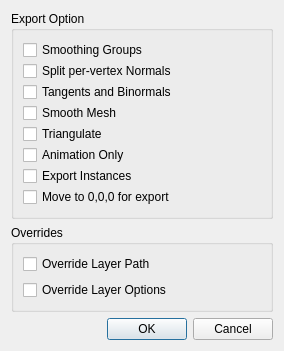
<?xml version="1.0" encoding="UTF-8"?>
<ui version="4.0">
 <class>lst_select</class>
 <widget class="QDialog" name="lst_select">
  <property name="geometry">
   <rect>
    <x>0</x>
    <y>0</y>
    <width>284</width>
    <height>308</height>
   </rect>
  </property>
  <property name="sizePolicy">
   <sizepolicy hsizetype="Minimum" vsizetype="Minimum">
    <horstretch>0</horstretch>
    <verstretch>0</verstretch>
   </sizepolicy>
  </property>
  <property name="windowTitle">
   <string>Model Export Options</string>
  </property>
  <layout class="QVBoxLayout" name="verticalLayout_5">
   <item>
    <layout class="QVBoxLayout" name="verticalLayout_2">
     <property name="sizeConstraint">
      <enum>QLayout::SetDefaultConstraint</enum>
     </property>
     <item>
      <widget class="QGroupBox" name="groupBox">
       <property name="sizePolicy">
        <sizepolicy hsizetype="Minimum" vsizetype="Minimum">
         <horstretch>0</horstretch>
         <verstretch>0</verstretch>
        </sizepolicy>
       </property>
       <property name="title">
        <string>Export Option</string>
       </property>
       <layout class="QVBoxLayout" name="verticalLayout_4">
        <item>
         <layout class="QVBoxLayout" name="verticalLayout_3">
          <property name="spacing">
           <number>1</number>
          </property>
          <property name="sizeConstraint">
           <enum>QLayout::SetFixedSize</enum>
          </property>
          <item>
           <widget class="QCheckBox" name="ckb_fbx_export_smoothing_groups">
            <property name="text">
             <string>Smoothing Groups</string>
            </property>
           </widget>
          </item>
          <item>
           <widget class="QCheckBox" name="ckb_fbx_export_split_normals">
            <property name="text">
             <string>Split per-vertex Normals</string>
            </property>
           </widget>
          </item>
          <item>
           <widget class="QCheckBox" name="ckb_fbx_export_tangents">
            <property name="text">
             <string>Tangents and Binormals</string>
            </property>
           </widget>
          </item>
          <item>
           <widget class="QCheckBox" name="ckb_fbx_export_smooth_mesh">
            <property name="text">
             <string>Smooth Mesh</string>
            </property>
           </widget>
          </item>
          <item>
           <widget class="QCheckBox" name="ckb_fbx_export_triangulate">
            <property name="text">
             <string>Triangulate</string>
            </property>
           </widget>
          </item>
          <item>
           <widget class="QCheckBox" name="ckb_fbx_export_animation_only">
            <property name="text">
             <string>Animation Only</string>
            </property>
           </widget>
          </item>
          <item>
           <widget class="QCheckBox" name="ckb_fbx_export_instances">
            <property name="text">
             <string>Export Instances</string>
            </property>
           </widget>
          </item>
          <item>
           <widget class="QCheckBox" name="ckb_fbx_export_zero">
            <property name="text">
             <string>Move to 0,0,0 for export</string>
            </property>
           </widget>
          </item>
         </layout>
        </item>
       </layout>
      </widget>
     </item>
     <item>
      <widget class="QGroupBox" name="groupBox_2">
       <property name="title">
        <string>Overrides</string>
       </property>
       <layout class="QVBoxLayout" name="verticalLayout">
        <item>
         <widget class="QCheckBox" name="ckb_fbx_export_override_path">
          <property name="text">
           <string>Override Layer Path</string>
          </property>
         </widget>
        </item>
        <item>
         <widget class="QCheckBox" name="ckb_fbx_export_override_options">
          <property name="text">
           <string>Override Layer Options</string>
          </property>
         </widget>
        </item>
       </layout>
      </widget>
     </item>
     <item>
      <layout class="QHBoxLayout" name="horizontalLayout">
       <property name="sizeConstraint">
        <enum>QLayout::SetDefaultConstraint</enum>
       </property>
       <item>
        <spacer name="horizontalSpacer">
         <property name="orientation">
          <enum>Qt::Horizontal</enum>
         </property>
         <property name="sizeHint" stdset="0">
          <size>
           <width>40</width>
           <height>20</height>
          </size>
         </property>
        </spacer>
       </item>
       <item>
        <widget class="QPushButton" name="btn_ok">
         <property name="text">
          <string>OK</string>
         </property>
        </widget>
       </item>
       <item>
        <widget class="QPushButton" name="btn_cancel">
         <property name="text">
          <string>Cancel</string>
         </property>
        </widget>
       </item>
      </layout>
     </item>
    </layout>
   </item>
  </layout>
 </widget>
 <resources/>
 <connections/>
</ui>
